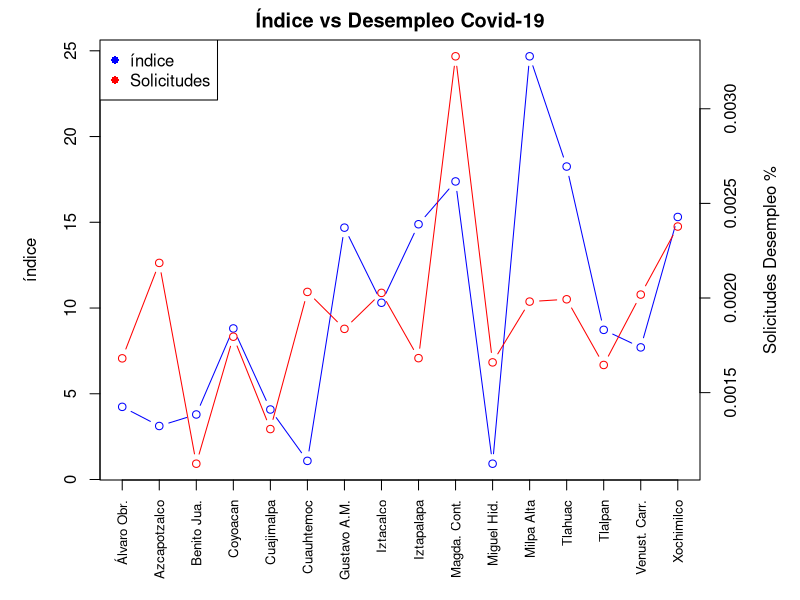
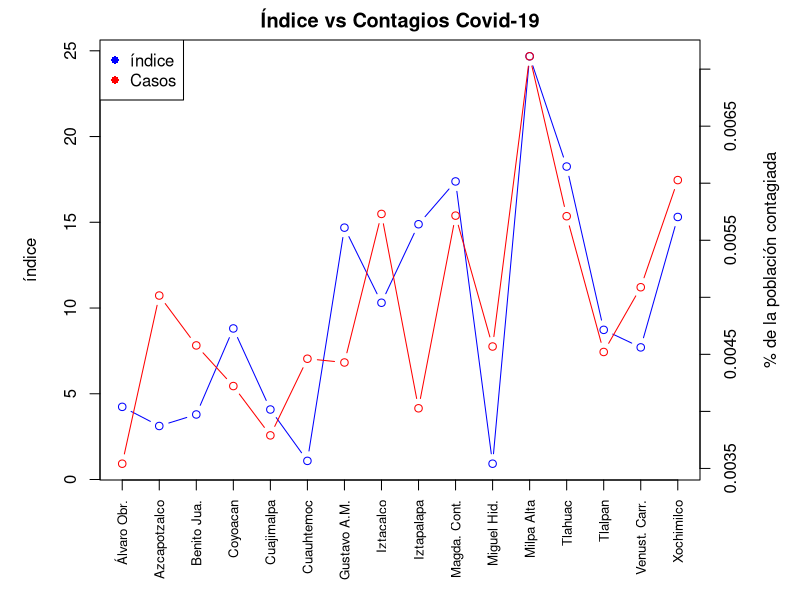

Reproduce these figures in R, in order.
## ---- chunk 1
knitr::opts_chunk$set(echo = TRUE)
library(gridExtra)
## ---- chunk 2
df <- read.csv("Data/BD.csv", header = TRUE)

# Asignación de variables
Poblacion <- df$Pob 
Superficie <- df$km2
Sol.desempleo <- df$Sol_des
PEA <- df$PEA
Casos <- df$Casos_C19
Delegaciones <- as.vector(df$Alc)
## ---- chunk 3
# Recortamos los nombres largos
Delegaciones[1] <- "Álvaro Obr."
Delegaciones[3] <- "Benito Jua."
Delegaciones[5] <- "Cuajimalpa"
Delegaciones[7] <- "Gustavo A.M."
Delegaciones[10] <- "Magda. Cont."
Delegaciones[11] <- "Miguel Hid."
Delegaciones[15] <- "Venust. Carr."
## ---- chunk 4
# indice de vulnerabilidad
indice <- c(4.2369847,3.1202693,3.7918290,8.8090276,4.0816771,1.0867166,14.6877406,10.3079868,14.8863182,17.3828798,0.9210095,24.6801129,18.2513107,8.7275107,7.7044839,15.3095190)

# Graficamos el índice vs Sol. Desempleo/PEA 
par(mar = c(6,5,2,5))
plot(indice, col = "blue", main = "Índice vs Desempleo Covid-19", xlab = "", ylab = "índice", type = "b", xaxt = "n")
axis(side = 1, at = 1:16, labels = Delegaciones, las = 2, cex.axis = .8)
par(new = T)
plot(Sol.desempleo/PEA, col = "red", axes=F, xlab=NA, ylab=NA, type = "b")
axis(side = 4)
mtext(side = 4, line = 3, 'Solicitudes Desempleo %',)
legend("topleft",legend=c("índice", "Solicitudes"), lty=c(0,0), pch=c(16, 16), col=c("blue", "red"))

# Graficamos el índice vs Sol. Casos confirmado/Poblacion
par(mar = c(6,5,2,5))
plot(indice, col = "blue", main = "Índice vs Contagios Covid-19", xlab = "", ylab = "índice", type = "b", xaxt = "n")
axis(side = 1, at = 1:16, labels = Delegaciones, las = 2, cex.axis = .8)
par(new = T)
plot(Casos/Poblacion, col = "red", axes=F, xlab=NA, ylab=NA, type = "b")
axis(side = 4)
mtext(side = 4, line = 3, '% de la población contagiada')
legend("topleft",legend=c("índice", "Casos"), lty=c(0,0), pch=c(16, 16), col=c("blue", "red"))
